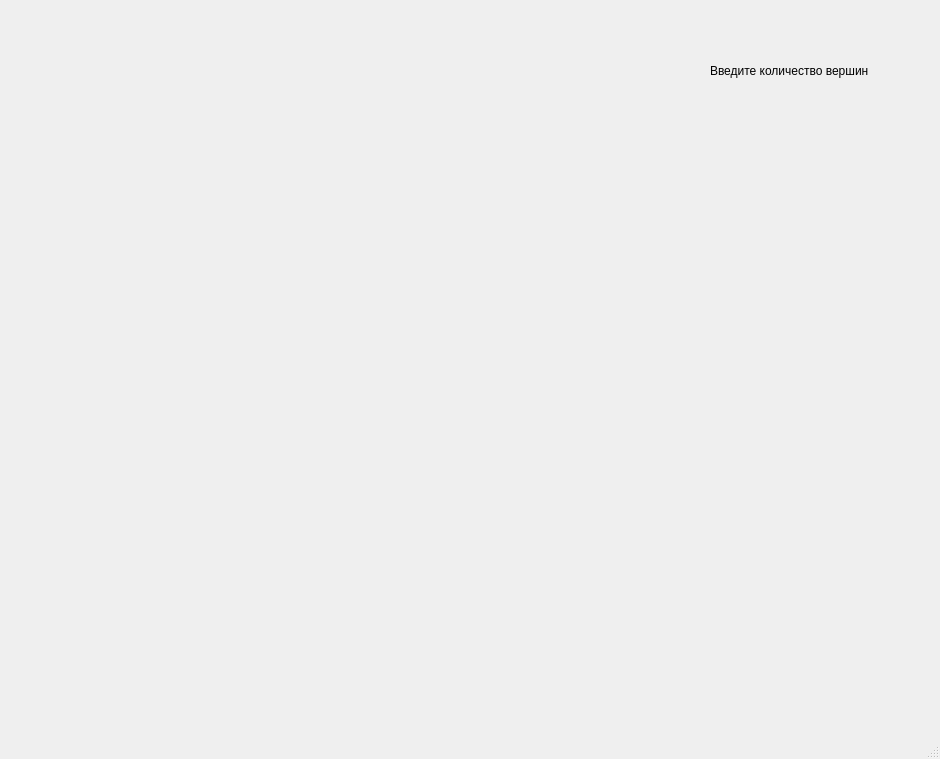
<?xml version="1.0" encoding="UTF-8"?>
<ui version="4.0">
 <class>MainWindow</class>
 <widget class="QMainWindow" name="MainWindow">
  <property name="geometry">
   <rect>
    <x>0</x>
    <y>0</y>
    <width>940</width>
    <height>759</height>
   </rect>
  </property>
  <property name="windowTitle">
   <string>MainWindow</string>
  </property>
  <widget class="QWidget" name="centralwidget">
   <widget class="QWidget" name="verticalLayoutWidget">
    <property name="geometry">
     <rect>
      <x>710</x>
      <y>110</y>
      <width>211</width>
      <height>601</height>
     </rect>
    </property>
    <layout class="QVBoxLayout" name="verticalLayout">
     <item>
      <layout class="QVBoxLayout" name="verticalLayout_2"/>
     </item>
    </layout>
   </widget>
   <widget class="QWidget" name="verticalLayoutWidget_3">
    <property name="geometry">
     <rect>
      <x>710</x>
      <y>30</y>
      <width>211</width>
      <height>81</height>
     </rect>
    </property>
    <layout class="QVBoxLayout" name="points_num_layout">
     <item>
      <widget class="QLabel" name="label">
       <property name="text">
        <string>Введите количество вершин</string>
       </property>
      </widget>
     </item>
     <item>
      <layout class="QHBoxLayout" name="n_ok_laytout"/>
     </item>
    </layout>
   </widget>
   <widget class="QWidget" name="verticalLayoutWidget_4">
    <property name="geometry">
     <rect>
      <x>550</x>
      <y>30</y>
      <width>161</width>
      <height>681</height>
     </rect>
    </property>
    <layout class="QVBoxLayout" name="edgesLayout"/>
   </widget>
  </widget>
  <widget class="QMenuBar" name="menubar">
   <property name="geometry">
    <rect>
     <x>0</x>
     <y>0</y>
     <width>940</width>
     <height>22</height>
    </rect>
   </property>
  </widget>
  <widget class="QStatusBar" name="statusbar"/>
 </widget>
 <resources/>
 <connections/>
</ui>
